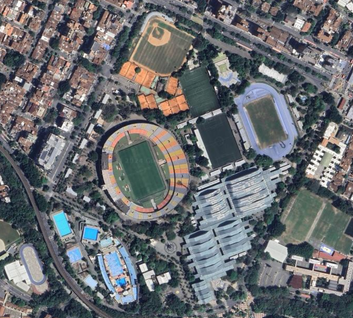
%> input picture Actividad4/Punto3/Image3.png, 353 x 318 px, shrunk from 770 x 692 before the run
$ octave Punto3.m   (GNU Octave 9; MATLAB toolbox functions it lacks are replaced by stand-ins)
%> lines starting %> are read from the running program, lines starting %| are printed output that depends on the picture
clc;
clear;
close all;

%% PUNTO 3 - Segmentación kmeans con características de color, bordes y morfología

%% 1. Cargar imagen
if exist('Image3.png','file')
    imgRGB_original = imread('Image3.png');
%> imgRGB_original is the input picture: size 318x353x3 uint8; mean R, G, B 105.6, 108.3, 111.7
elseif exist('../Image3.png','file')
    imgRGB_original = imread('../Image3.png');
else
    error('No se encontró Image3.png. Verifique la ubicación del archivo.');
end

if size(imgRGB_original,3) ~= 3
    error('La imagen debe ser RGB.');
end

imgRGB = im2double(imgRGB_original);

[filas, columnas, canales] = size(imgRGB);
%> filas = 318; columnas = 353; canales = 3

disp('Tamaño de la imagen:');
disp(size(imgRGB));
%|    318   353     3

%% 2. Separar canales RGB
R = imgRGB(:,:,1);
G = imgRGB(:,:,2);
B = imgRGB(:,:,3);
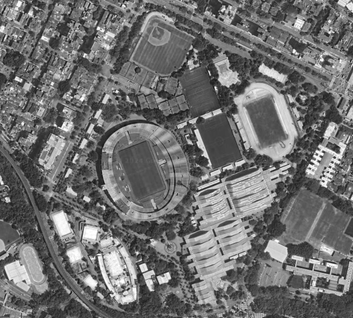
%> B: size 318x353 double; min 0.0471, max 1, mean 0.438

%% 3. Filtro de detección de bordes a cada canal RGB
sobelX = [-1 0 1; -2 0 2; -1 0 1];
sobelY = [-1 -2 -1; 0 0 0; 1 2 1];

edgeR_x = imfilter(R, sobelX, 'replicate');
edgeR_y = imfilter(R, sobelY, 'replicate');
edgeR = mat2gray(sqrt(edgeR_x.^2 + edgeR_y.^2));

edgeG_x = imfilter(G, sobelX, 'replicate');
edgeG_y = imfilter(G, sobelY, 'replicate');
edgeG = mat2gray(sqrt(edgeG_x.^2 + edgeG_y.^2));

edgeB_x = imfilter(B, sobelX, 'replicate');
edgeB_y = imfilter(B, sobelY, 'replicate');
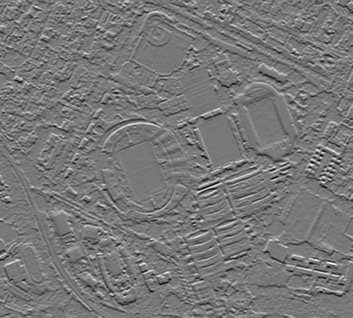
%> edgeB_y: size 318x353 double; min -2.94, max 3.29, mean -0.00167; drawn with min black and max white
edgeB = mat2gray(sqrt(edgeB_x.^2 + edgeB_y.^2));

imgBordesRGB = cat(3, edgeR, edgeG, edgeB);
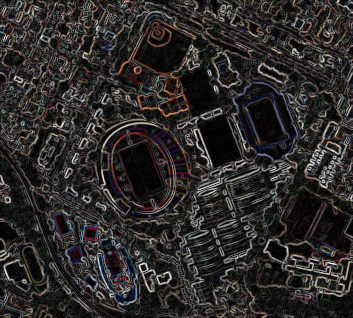
%> imgBordesRGB: size 318x353x3 double; mean R, G, B 0.183, 0.172, 0.169

%% 4. Operación morfológica a cada canal RGB
SE = strel('disk', 5);

openR = imopen(R, SE);
openG = imopen(G, SE);
openB = imopen(B, SE);

imgAperturaRGB = cat(3, openR, openG, openB);
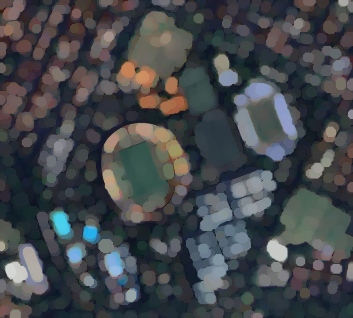
%> imgAperturaRGB: size 318x353x3 double; mean R, G, B 0.267, 0.282, 0.296

%% 5. Perfil morfológico adicional Top-Hat
topR = imtophat(R, SE);
topG = imtophat(G, SE);
topB = imtophat(B, SE);

imgTopHatRGB = cat(3, mat2gray(topR), mat2gray(topG), mat2gray(topB));
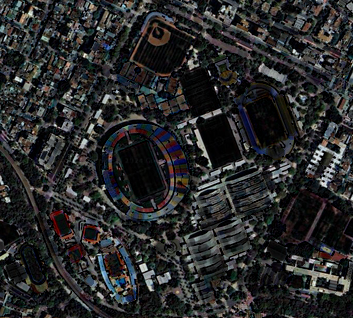
%> imgTopHatRGB: size 318x353x3 double; mean R, G, B 0.163, 0.166, 0.168

%% 6. Construcción de matriz de características
X_color = reshape(imgRGB, [], 3);
X_bordes = reshape(imgBordesRGB, [], 3);
X_apertura = reshape(imgAperturaRGB, [], 3);
X_tophat = reshape(imgTopHatRGB, [], 3);

X = [X_color X_bordes X_apertura X_tophat];

disp('Tamaño de la matriz de características X:');
disp(size(X));
%|    112254       12

%% 7. Normalizar características
X = double(X);
X(~isfinite(X)) = 0;

mediaX = mean(X,1);
%> mediaX = [0.414 0.425 0.438 0.183 0.172 0.169 0.267 0.282 0.296 0.163 0.166 0.168]
desvX = std(X,0,1);
%> desvX = [0.219 0.195 0.19 0.156 0.149 0.147 0.155 0.142 0.136 0.163 0.164 0.163]
desvX(desvX == 0) = 1;

X = (X - mediaX) ./ desvX;

normas = sqrt(sum(X.^2,2));
filasCero = normas == 0;
%> filasCero = 112254 logical values, 0 true
X(filasCero,:) = eps;

%% 8. Aplicar kmeans
rng(0);

k = 5;
distancia = 'cosine';
replicas = 10;
maxIter = 1000;

opts = statset( ...
    'MaxIter', maxIter, ...
    'Display', 'final', ...
    'UseParallel', false);

idx = kmeans(X, k, ...
    'Distance', distancia, ...
    'Replicates', replicas, ...
    'MaxIter', maxIter, ...
    'Start', 'plus', ...
    'Options', opts);

imgSegmentada = reshape(idx, filas, columnas);
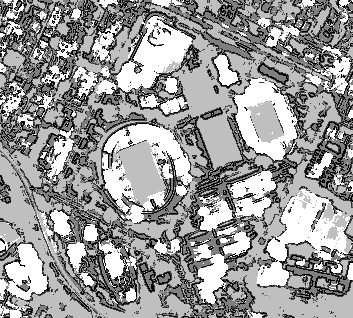
%> imgSegmentada: size 318x353 double; min 1, max 5, mean 3.42; drawn with min black and max white

%% 9. Mostrar resultados
figure('Name','Punto 3 - Imagen Original');
imshow(imgRGB);
title('Imagen original RGB');

figure('Name','Punto 3 - Bordes por canal RGB');
imshow(imgBordesRGB);
title('Características de bordes RGB');

figure('Name','Punto 3 - Apertura Morfológica RGB');
imshow(imgAperturaRGB);
title('Apertura morfológica por canal RGB');

figure('Name','Punto 3 - Top-Hat RGB');
imshow(imgTopHatRGB);
title('Perfil morfológico Top-Hat RGB');

figure('Name','Punto 3 - Imagen Segmentada kmeans');
imagesc(imgSegmentada);
axis image off;
colormap(hsv(k));
colorbar;
title('Imagen segmentada con kmeans');

figure('Name','Punto 3 - Comparación General');

subplot(2,3,1);
imshow(imgRGB);
title('Original RGB');

subplot(2,3,2);
imshow(imgBordesRGB);
title('Bordes RGB');

subplot(2,3,3);
imshow(imgAperturaRGB);
title('Apertura RGB');

subplot(2,3,4);
imshow(imgTopHatRGB);
title('Top-Hat RGB');

subplot(2,3,5);
imagesc(imgSegmentada);
axis image off;
colormap(hsv(k));
title('Segmentación kmeans');

subplot(2,3,6);
imshow(label2rgb(imgSegmentada, hsv(k), 'k'));
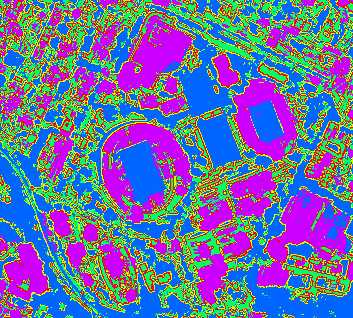
%> displayed picture: size 318x353x3, on the screen's scale of 0 to 255; mean R, G, B 106.6, 111.3, 163.2
title('Segmentación coloreada');

%% 10. Guardar imágenes
imwrite(imgRGB, 'P3_Imagen_Original_RGB.png');
imwrite(imgBordesRGB, 'P3_Bordes_RGB.png');
imwrite(imgAperturaRGB, 'P3_Apertura_Morfologica_RGB.png');
imwrite(imgTopHatRGB, 'P3_TopHat_RGB.png');
imwrite(label2rgb(imgSegmentada, hsv(k), 'k'), 'P3_Imagen_Segmentada_HSV.png');

saveas(gcf, 'P3_Comparacion_General.png');

%% 11. Mostrar parámetros usados
disp('Parámetros usados en kmeans:');
disp(['Número de clusters: ', num2str(k)]);
disp(['Distancia: ', distancia]);
disp(['Réplicas: ', num2str(replicas)]);
disp(['Máximo de iteraciones: ', num2str(maxIter)]);
disp('Imágenes guardadas en la carpeta Punto3.');
